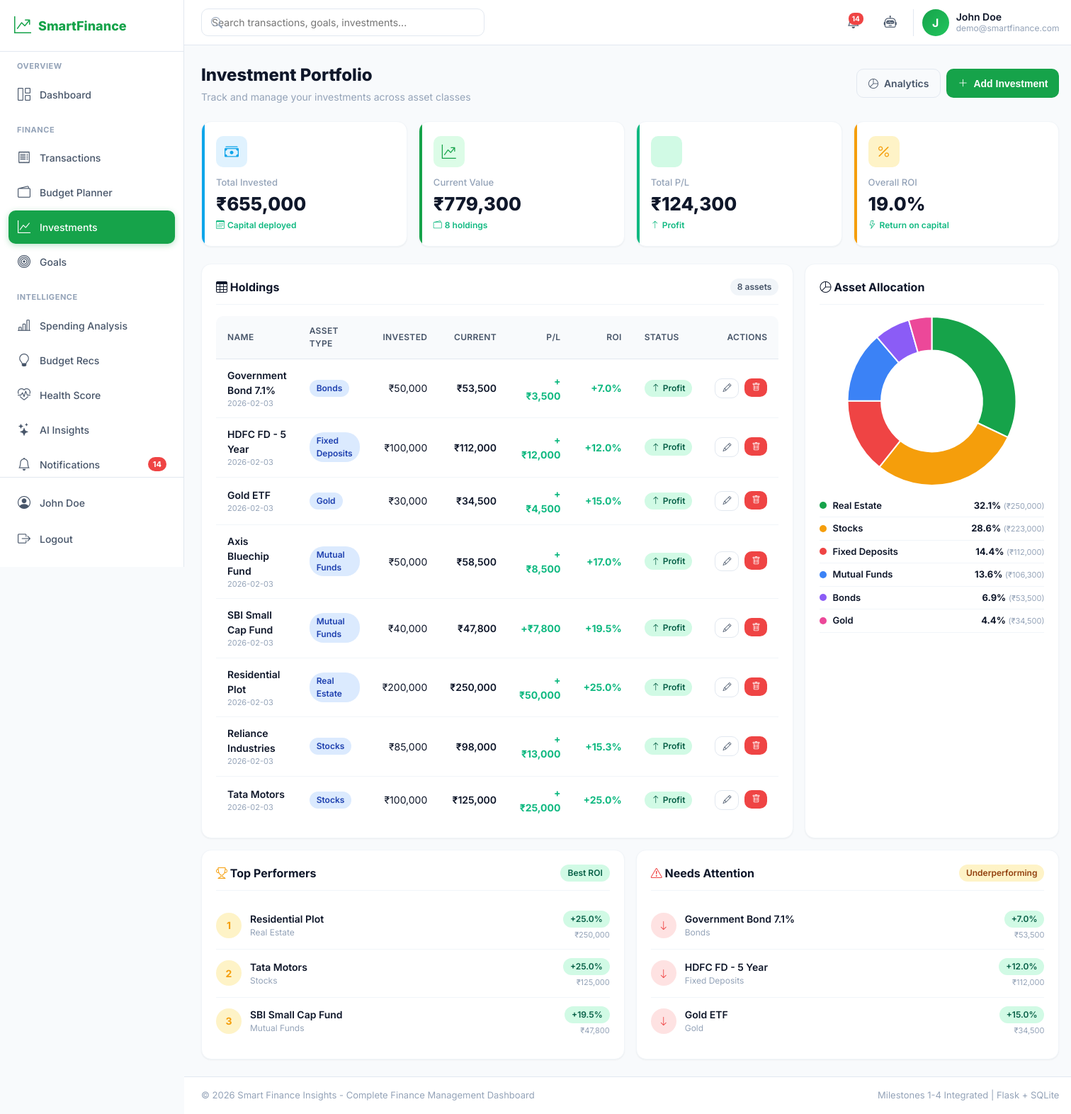
The page /investments (signed in) on the database its author committed.
### tables this page shows
CREATE TABLE investments (
        id INTEGER PRIMARY KEY AUTOINCREMENT,
        user_id INTEGER NOT NULL,
        asset_type TEXT NOT NULL,
        investment_name TEXT NOT NULL,
        invested_amount REAL NOT NULL,
        current_value REAL NOT NULL,
        purchase_date TEXT,
        created_at TEXT DEFAULT (datetime('now','localtime')),
        FOREIGN KEY (user_id) REFERENCES users(id) ON DELETE CASCADE
    );

### modules/investments.py (the view)
@bp.route('/investments')
@login_required
def index():
    user_id = session['user_id']
    investments = query_db(
        "SELECT * FROM investments WHERE user_id=? ORDER BY asset_type, investment_name",
        (user_id,)
    )
    inv_list = []
    total_invested = 0
    total_current = 0
    asset_allocation = {}
    for inv in investments:
        profit_loss = inv['current_value'] - inv['invested_amount']
        roi = calculate_percentage(profit_loss, inv['invested_amount'])
        status = 'Profit' if profit_loss >= 0 else 'Loss'
        inv_list.append({
            'id': inv['id'], 'asset_type': inv['asset_type'],
            'name': inv['investment_name'], 'invested': inv['invested_amount'],
            'current': inv['current_value'], 'profit_loss': profit_loss,
            'roi': roi, 'status': status, 'purchase_date': inv['purchase_date']
        })
        total_invested += inv['invested_amount']
        total_current += inv['current_value']
        asset_allocation[inv['asset_type']] = asset_allocation.get(inv['asset_type'], 0) + inv['current_value']
    total_profit_loss = total_current - total_invested
    total_roi = calculate_percentage(total_profit_loss, total_invested)
    allocation_data = []
    for asset, value in sorted(asset_allocation.items(), key=lambda x: -x[1]):
        allocation_data.append({
            'asset': asset, 'value': value,
            'percentage': calculate_percentage(value, total_current)
        })
    sorted_by_roi = sorted(inv_list, key=lambda x: x['roi'], reverse=True)
    top_performers = sorted_by_roi[:3]
    low_performers = sorted_by_roi[-3:][::-1]
    return render_template('investments.html',
                           investments=inv_list,
                           total_invested=total_invested,
                           total_current=total_current,
                           total_profit_loss=total_profit_loss,
                           total_roi=total_roi,
                           allocation_data=allocation_data,
                           top_performers=top_performers,
                           low_performers=low_performers,
                           asset_types=ASSET_TYPES)

### utils/db.py (called while the page is built)
def get_db():
    if 'db' not in g:
        g.db = sqlite3.connect(current_app.config['DATABASE'])
        g.db.row_factory = sqlite3.Row
        g.db.execute("PRAGMA foreign_keys = ON")
    return g.db

def query_db(query, args=(), one=False):
    cur = get_db().execute(query, args)
    rv = cur.fetchall()
    cur.close()
    return (rv[0] if rv else None) if one else rv

### utils/helpers.py (called while the page is built)
def calculate_percentage(part, total):
    try:
        total = float(total or 0)
        part = float(part or 0)
        if total == 0:
            return 0.0
        return round((part / total) * 100, 2)
    except (TypeError, ValueError, ZeroDivisionError):
        return 0.0

def get_current_month():
    return datetime.now().month

def get_current_year():
    return datetime.now().year

def login_required(f):
    @wraps(f)
    def decorated_function(*args, **kwargs):
        if 'user_id' not in session:
            flash('Please log in to access this page.', 'warning')
            return redirect(url_for('auth.login'))
        return f(*args, **kwargs)
    return decorated_function

### templates/investments.html (shortened to what this page needs)
{% extends 'base.html' %}
{% block content %}
<div class="page-header">
    <div>
        <h1 class="page-title">Investment Portfolio</h1>
        <p class="page-subtitle">Track and manage your investments across asset classes</p>
    </div>
    <div class="flex gap-2">
        <a href="{{ url_for('investments.portfolio_analytics') }}" class="btn btn-outline">
            <i class="bi bi-pie-chart"></i> Analytics
        </a>
        <button class="btn btn-primary" data-modal-open="addInvModal">
            <i class="bi bi-plus-lg"></i> Add Investment
        </button>
    </div>
</div>
<div class="stat-grid">
    <div class="stat-card investment">
        <div class="stat-icon"><i class="bi bi-cash-stack"></i></div>
        <p class="stat-label">Total Invested</p>
        <p class="stat-value">₹{{ "{:,.0f}".format(total_invested) }}</p>
        <p class="stat-change positive"><i class="bi bi-calendar3"></i> Capital deployed</p>
    </div>
    <div class="stat-card savings">
        <div class="stat-icon"><i class="bi bi-graph-up-arrow"></i></div>
        <p class="stat-label">Current Value</p>
        <p class="stat-value">₹{{ "{:,.0f}".format(total_current) }}</p>
        <p class="stat-change positive"><i class="bi bi-wallet2"></i> {{ investments|length }} holdings</p>
    </div>
    <div class="stat-card {% if total_profit_loss >= 0 %}income{% else %}expense{% endif %}">
        <div class="stat-icon"><i class="bi bi-{% if total_profit_loss >= 0 %}trending-up{% else %}trending-down{% endif %}"></i></div>
        <p class="stat-label">Total P/L</p>
        <p class="stat-value">₹{{ "{:,.0f}".format(total_profit_loss) }}</p>
        <p class="stat-change {% if total_profit_loss >= 0 %}positive{% else %}negative{% endif %}">
            <i class="bi bi-arrow-{% if total_profit_loss >= 0 %}up{% else %}down{% endif %}"></i>
            {% if total_profit_loss >= 0 %}Profit{% else %}Loss{% endif %}
        </p>
    </div>
    <div class="stat-card budget">
        <div class="stat-icon"><i class="bi bi-percent"></i></div>
        <p class="stat-label">Overall ROI</p>
        <p class="stat-value">{{ "%.1f"|format(total_roi) }}%</p>
        <p class="stat-change {% if total_roi >= 0 %}positive{% else %}negative{% endif %}">
            <i class="bi bi-lightning"></i> Return on capital
        </p>
    </div>
</div>
<div class="grid mb-4" style="grid-template-columns: 2fr 1fr;">
    <div class="card">
        <div class="card-header">
            <h2 class="card-title"><i class="bi bi-table"></i> Holdings</h2>
            <span class="badge badge-secondary">{{ investments|length }} assets</span>
        </div>
        {% if investments %}
        <div class="table-container">
            <table>
                <thead>
                    <tr>
                        <th>Name</th>
                        <th>Asset Type</th>
                        <th class="text-right">Invested</th>
                        <th class="text-right">Current</th>
                        <th class="text-right">P/L</th>
                        <th class="text-right">ROI</th>
                        <th>Status</th>
                        <th class="text-right">Actions</th>
                    </tr>
                </thead>
                <tbody>
                    {% for inv in investments %}
                    <tr>
                        <td>
                            <div class="font-semibold">{{ inv.name }}</div>
                            <div class="text-muted" style="font-size:11px;">{{ inv.purchase_date }}</div>
                        </td>
                        <td><span class="badge badge-info">{{ inv.asset_type }}</span></td>
                        <td class="text-right">₹{{ "{:,.0f}".format(inv.invested) }}</td>
                        <td class="text-right font-semibold">₹{{ "{:,.0f}".format(inv.current) }}</td>
                        <td class="text-right font-bold {% if inv.profit_loss >= 0 %}text-success{% else %}text-danger{% endif %}">
                            {% if inv.profit_loss >= 0 %}+{% endif %}₹{{ "{:,.0f}".format(inv.profit_loss) }}
                        </td>
                        <td class="text-right font-bold {% if inv.roi >= 0 %}text-success{% else %}text-danger{% endif %}">
                            {% if inv.roi >= 0 %}+{% endif %}{{ "%.1f"|format(inv.roi) }}%
                        </td>
                        <td>
                            {% if inv.status == 'Profit' %}
                            <span class="badge badge-success"><i class="bi bi-arrow-up"></i> Profit</span>
                            {% else %}
                            <span class="badge badge-danger"><i class="bi bi-arrow-down"></i> Loss</span>
                            {% endif %}
                        </td>
                        <td class="text-right">
                            <div class="flex gap-2" style="justify-content:flex-end;">
                                <button class="btn btn-outline btn-sm edit-inv-btn" data-id="{{ inv.id }}" title="Edit">
                                    <i class="bi bi-pencil"></i>
                                </button>
                                <form method="POST" action="{{ url_for('investments.delete', inv_id=inv.id) }}"
                                      onsubmit="return confirmDelete(event, 'Are you sure you want to delete this investment?')">
                                    <button type="submit" class="btn btn-danger btn-sm" title="Delete">
                                        <i class="bi bi-trash"></i>
                                    </button>
                                </form>
                            </div>
                        </td>
                    </tr>
                    {% endfor %}
                </tbody>
            </table>
        </div>
        {% else %}
        <div class="empty-state">
            <i class="bi bi-inbox"></i>
            <p>No investments yet.</p>
            <p class="mt-2">Click <strong>Add Investment</strong> to start tracking your portfolio.</p>
        </div>
        {% endif %}
    </div>
    <div class="card">
        <div class="card-header">
            <h2 class="card-title"><i class="bi bi-pie-chart"></i> Asset Allocation</h2>
        </div>
        {% if allocation_data %}
        <div class="chart-container" style="height:240px;">
            <canvas id="allocationChart"></canvas>
        </div>
        <div class="mt-3">
            {% for a in allocation_data %}
            <div class="flex items-center justify-between" style="padding:6px 0; border-bottom:1px solid var(--border-light); font-size:13px;">
                <div class="flex items-center gap-2">
                    <span style="width:10px; height:10px; border-radius:50%; display:inline-block; background:{{ ['#16a34a','#f59e0b','#ef4444','#3b82f6','#8b5cf6','#ec4899','#14b8a6'][loop.index0 % 7] }};"></span>
                    <span class="font-semibold">{{ a.asset }}</span>
                </div>
                <div class="text-right">
                    <span class="font-bold">{{ "%.1f"|format(a.percentage) }}%</span>
                    <span class="text-muted" style="font-size:11px;"> (₹{{ "{:,.0f}".format(a.value) }})</span>
                </div>
            </div>
            {% endfor %}
        </div>
        {% else %}
        <div class="empty-state">
            <i class="bi bi-pie-chart"></i>
            <p>No allocation data.</p>
        </div>
        {% endif %}
    </div>
</div>
<div class="grid grid-2">
    <div class="card">
        <div class="card-header">
            <h2 class="card-title"><i class="bi bi-trophy" style="color:var(--warning);"></i> Top Performers</h2>
            <span class="badge badge-success">Best ROI</span>
        </div>
        {% if top_performers %}
        <div>
            {% for inv in top_performers %}
            <div class="flex items-center justify-between" style="padding:12px 0; {% if not loop.last %}border-bottom:1px solid var(--border-light);{% endif %}">
                <div class="flex items-center gap-3">
                    <div style="width:36px; height:36px; border-radius:50%; background:#fef3c7; color:var(--warning); display:flex; align-items:center; justify-content:center; font-weight:700;">
                        {{ loop.index }}
                    </div>
                    <div>
                        <div class="font-semibold">{{ inv.name }}</div>
                        <div class="text-muted" style="font-size:12px;">{{ inv.asset_type }}</div>
                    </div>
                </div>
                <div class="text-right">
                    <span class="badge {% if inv.roi >= 0 %}badge-success{% else %}badge-danger{% endif %}">
                        {% if inv.roi >= 0 %}+{% endif %}{{ "%.1f"|format(inv.roi) }}%
                    </span>
                    <div class="text-muted" style="font-size:11px; margin-top:2px;">
                        ₹{{ "{:,.0f}".format(inv.current) }}
                    </div>
                </div>
            </div>
            {% endfor %}
        </div>
        {% else %}
        <div class="empty-state"><i class="bi bi-trophy"></i><p>No data available</p></div>
        {% endif %}
    </div>
    <div class="card">
        <div class="card-header">
            <h2 class="card-title"><i class="bi bi-exclamation-triangle" style="color:var(--danger);"></i> Needs Attention</h2>
            <span class="badge badge-warning">Underperforming</span>
        </div>
        {% if low_performers %}
        <div>
            {% for inv in low_performers %}
            <div class="flex items-center justify-between" style="padding:12px 0; {% if not loop.last %}border-bottom:1px solid var(--border-light);{% endif %}">
                <div class="flex items-center gap-3">
                    <div style="width:36px; height:36px; border-radius:50%; background:#fee2e2; color:var(--danger); display:flex; align-items:center; justify-content:center; font-weight:700;">
                        <i class="bi bi-arrow-down"></i>
                    </div>
                    <div>
                        <div class="font-semibold">{{ inv.name }}</div>
                        <div class="text-muted" style="font-size:12px;">{{ inv.asset_type }}</div>
                    </div>
                </div>
                <div class="text-right">
                    <span class="badge {% if inv.roi >= 0 %}badge-success{% else %}badge-danger{% endif %}">
                        {% if inv.roi >= 0 %}+{% endif %}{{ "%.1f"|format(inv.roi) }}%
                    </span>
                    <div class="text-muted" style="font-size:11px; margin-top:2px;">
                        ₹{{ "{:,.0f}".format(inv.current) }}
                    </div>
                </div>
            </div>
            {% endfor %}
        </div>
        {% else %}
        <div class="empty-state"><i class="bi bi-shield-check"></i><p>No data available</p></div>
        {% endif %}
    </div>
</div>
{% endblock %}
{% block extra_scripts %}
<script>
document.addEventListener('DOMContentLoaded', function() {
    // Set today's date as default for add investment date input
    const today = new Date().toISOString().split('T')[0];
    document.querySelectorAll('#addInvModal input[type="date"]').forEach(i => { if (!i.value) i.value = today; });
    // Modal close handling for buttons using data-modal-close
    document.querySelectorAll('[data-modal-close]').forEach(el => {
        el.onclick = () => el.closest('.modal-overlay').classList.remove('active');
    });
    // Asset Allocation Doughnut Chart
    const allocData = {{ allocation_data | tojson }};
    if (allocData && allocData.length > 0) {
        const colors = ['#16a34a', '#f59e0b', '#ef4444', '#3b82f6', '#8b5cf6', '#ec4899', '#14b8a6'];
        createChart('allocationChart', {
            type: 'doughnut',
            data: {
                labels: allocData.map(a => a.asset),
                datasets: [{
                    data: allocData.map(a => a.value),
                    backgroundColor: colors.slice(0, allocData.length),
                    borderWidth: 2,
                    borderColor: '#fff'
                }]
            },
            options: {
                responsive: true,
                maintainAspectRatio: false,
                cutout: '60%',
                plugins: {
                    legend: { display: false },
                    tooltip: {
                        callbacks: {
                            label: function(ctx) {
                                const total = ctx.dataset.data.reduce((a, b) => a + b, 0);
                                const pct = ((ctx.parsed / total) * 100).toFixed(1);
                                return ctx.label + ': ₹' + ctx.parsed.toLocaleString('en-IN') + ' (' + pct + '%)';
                            }
                        }
                    }
                }
            }
        });
    }
});
</script>
{% endblock %}

### rows shown on the page
investments: name "Government Bond 7.1%", purchase_date "2026-02-03", asset_type "Bonds", invested "50,000", current "53,500", profit_loss "3,500", roi "7.0", asset "Bonds", percentage "6.9", value "53,500"
investments: name "HDFC FD - 5 Year", purchase_date "2026-02-03", asset_type "Fixed Deposits", invested "100,000", current "112,000", profit_loss "12,000", roi "12.0", asset "Fixed Deposits", percentage "14.4", value "112,000"
investments: name "Gold ETF", purchase_date "2026-02-03", asset_type "Gold", invested "30,000", current "34,500", profit_loss "4,500", roi "15.0", asset "Gold", percentage "4.4", value "34,500"
investments: name "Axis Bluechip Fund", purchase_date "2026-02-03", asset_type "Mutual Funds", invested "50,000", current "58,500", profit_loss "8,500", roi "17.0", asset "Mutual Funds", percentage "13.6", value "106,300"
investments: name "SBI Small Cap Fund", purchase_date "2026-02-03", asset_type "Mutual Funds", invested "40,000", current "47,800", profit_loss "7,800", roi "19.5"
investments: name "Residential Plot", purchase_date "2026-02-03", asset_type "Real Estate", invested "200,000", current "250,000", profit_loss "50,000", roi "25.0", asset "Real Estate", percentage "32.1", value "250,000"
investments: name "Reliance Industries", purchase_date "2026-02-03", asset_type "Stocks", invested "85,000", current "98,000", profit_loss "13,000", roi "15.3", asset "Stocks", percentage "28.6", value "223,000"
investments: name "Tata Motors", purchase_date "2026-02-03", asset_type "Stocks", invested "100,000", current "125,000", profit_loss "25,000", roi "25.0"

### other values the page prints
{{ notifications_count }} "14"
{{ session.get('user_name', 'Profile') }} "John Doe"
{{ session.get('user_name', 'U')[0]|upper }} "J"
{{ session.get('user_name', 'User') }} "John Doe"
{{ session.get('user_email', '') }} "demo@smartfinance.com"
{{ "{:,.0f}".format(total_invested) }} "655,000"
{{ "{:,.0f}".format(total_current) }} "779,300"
{{ investments|length }} "8"
{{ "{:,.0f}".format(total_profit_loss) }} "124,300"
{{ "%.1f"|format(total_roi) }} "19.0"
{{ current_year }} "2026"
